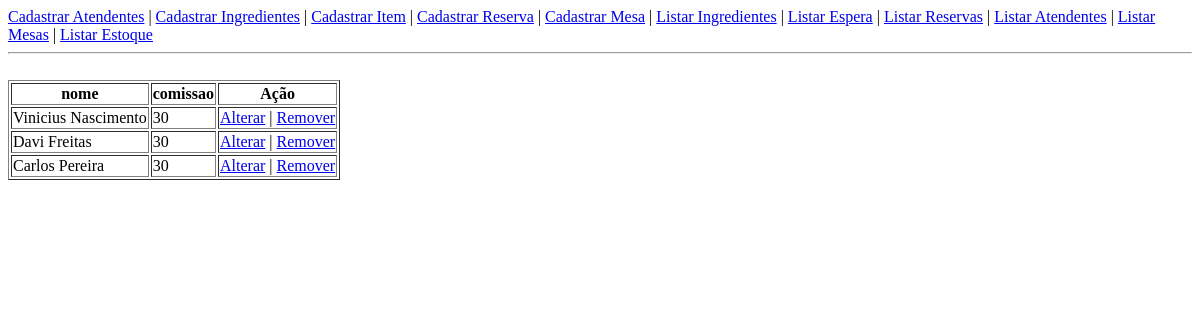
The page /Listar_Atendente.php on the database as committed earlier.
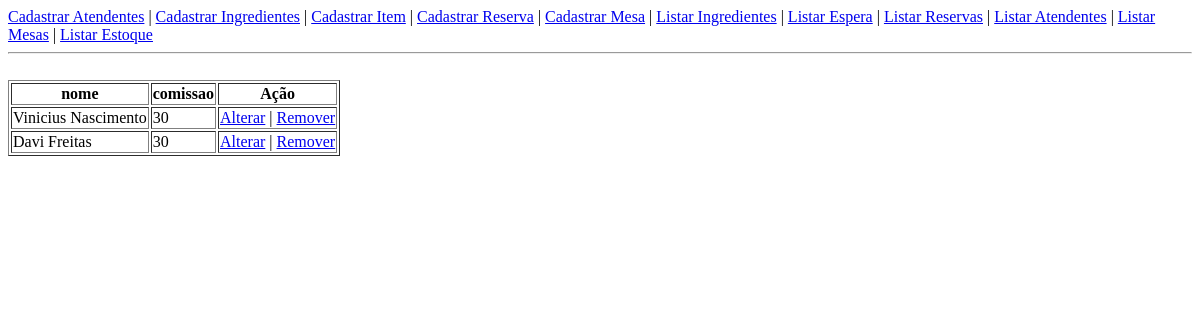
The same page on the database as committed later.
### tables this page shows
CREATE TABLE IF NOT EXISTS `atendente` (
  `id_atendente` int(11) NOT NULL AUTO_INCREMENT,
  `nome` varchar(50) NOT NULL,
  `comissao` double NOT NULL,
  PRIMARY KEY (`id_atendente`)
);

### Class/Control/ClassBD.php (called while the page is built, shortened)
<?php
    class BD{
        protected $conn;
        protected function set_conn($conexao){
            $this->conn=$conexao;
        }
        public function select($tabela){
            $select = "SELECT * FROM ". $tabela;
            $stmt = $this->conn->prepare($select);
            $stmt->execute();
            $cont = 0;
            $vetor_retorno = array();
            while($retorno = $stmt->fetch()){
                foreach($retorno as $i => $v){
                    if(!is_numeric($i)){
                        $vetor_retorno[$cont][$i]=$v;
                    }
                }
                $cont++;
            }
            return ($vetor_retorno);
        }
    }
?>

### Class/Model/ClassAtendente.php (called while the page is built, shortened)
<?php
	class Atendente{
		protected $id_atendente;
		protected $nome;
		protected $comissao;
		public function set_id_atendente($id_atendente){
			$this->id_atendente = $id_atendente;
		}
		public function set_nome($nome){
			$this->nome = $nome;
		}
		public function set_comissao($comissao){
			$this->comissao = $comissao;
		}
		public function get_id_atendente(){
			return $this->id_atendente;
		}
		public function get_nome(){
			return $this->nome;
		}
		public function get_comissao(){
			return $this->comissao;
		}
	}
?>

### Class/View/ClassTable.php (the view, shortened to what this page needs)
<?php
	class Thead{
		protected $head=array();
		protected $tagHead;
		public function imprime_head(){
			echo $this->tagHead;
		}
		public function set_head(){
			$this->tagHead = "<thead><tr>";
			$i=0;
			foreach ($this->head as $v) {
				if($i==0){
						$i++;
				}
				else{
					$this->tagHead .= "<th>".$v."</th>";
				}
			}
			$this->tagHead .= "<th>Ação</th></tr></thead>";
		}
		public function __construct($vetor_cabecalho){
			foreach ($vetor_cabecalho as $v) {
				array_push($this->head, $v);
			}
			$this->set_head();
		}
	}
	class Tbody{
		protected $tagBody;
		protected $vetorHead=array();
		public function imprime_body(){
			echo $this->tagBody;
		}
		public function add_body($objBody){
			$this->tagBody.="<tr>";
			foreach ($this->vetorHead as $lin) {
				$method = "get_".$lin;
				if(substr($lin,0,2) == "id"){
					$id= $objBody->$method();
				}
				else{
					$this->tagBody.="<td>".$objBody->$method()."</td>";
				}
			}
			$this->tagBody.="<td><a href = 'Altera.php?id=".$id."&tabela=".strtolower(get_class($objBody))."'>Alterar</a> | <a href = 'Remover.php?id=".$id."&tabela=".strtolower(get_class($objBody))."'>Remover</a></td>";
			$this->tagBody.="</tr>";
		}
		public function __construct($vetor_cabecalho){
			foreach ($vetor_cabecalho as $v) {
				array_push($this->vetorHead,$v);
			}
			$this->tagBody="<tbody>";
		}
	}
	class Table{
		public function imprime_table(){
			echo "<div>";
			echo "<table border='1'>";
			echo "</tbody>";
			echo "</table>";
			echo "</div>";
		}
		public function __construct($cabecalho, $vetorObj){
			$h=new Thead($cabecalho);
			$b=new Tbody($cabecalho);
			foreach($vetorObj as $v){
				$b->add_body($v);
			}
			$this->imprime_table();
		}
	}
?>

### Cabecalho/Cabecalho.php (shortened to what this page needs)
<!doctype html>
<html lang="pt-BR">
	<head>
	</head>
	<body>
	<a href="Form_Atendente.php">Cadastrar Atendentes</a>
	|
	<a href="Form_Ingrediente.php">Cadastrar Ingredientes</a>
	|
	<a href="Form_Item.php">Cadastrar Item</a>
	|
	<a href="Verifica_Mesa.html">Cadastrar Reserva</a>
	|
	<a href="Form_Mesa.php">Cadastrar Mesa</a>
	|
	<a href="Listar_Ingrediente.php">Listar Ingredientes</a>
	|
	<a href="Listar_Lista_Espera.php">Listar Espera</a>
	|
	<a href="Listar_Reserva.php">Listar Reservas</a>
	|
	<a href="Listar_Atendente.php">Listar Atendentes</a>
	|
	<a href="Listar_Mesa.php">Listar Mesas</a>
	|
	<a href="Listar_Estoque.php">Listar Estoque</a>
	<hr />
	<br />

### Listar_Atendente.php
<?php
	include("Cabecalho/Cabecalho.php");
    include("Class/Control/ClassBD.php");
    include("Class/Model/ClassAtendente.php");
    include("Class/View/ClassTable.php");
    include("Conexao.php");
    $table = "atendente";
    $b = new BD($conn);
    $retorno = $b->select($table);
	if($retorno!=null){
		foreach($retorno as $v){
			$a[] = new Atendente($v);
		}
		foreach($retorno[0] as $i=>$v){
			$cabecalho[] = $i;
		}
		$t = new Table($cabecalho,$a);
	}
	else{
		echo"<h1>Não possui DADOS!!</h1>";
	}
?>

Rows that differ between the two databases and show on the page:
removed atendente: nome "Carlos Pereira 30"
Other text that changed with them:
text no longer shown: "Alterar Alterar Alterar | | | Remover Remover Remover"
text now shown: "Alterar Alterar | | Remover Remover"
